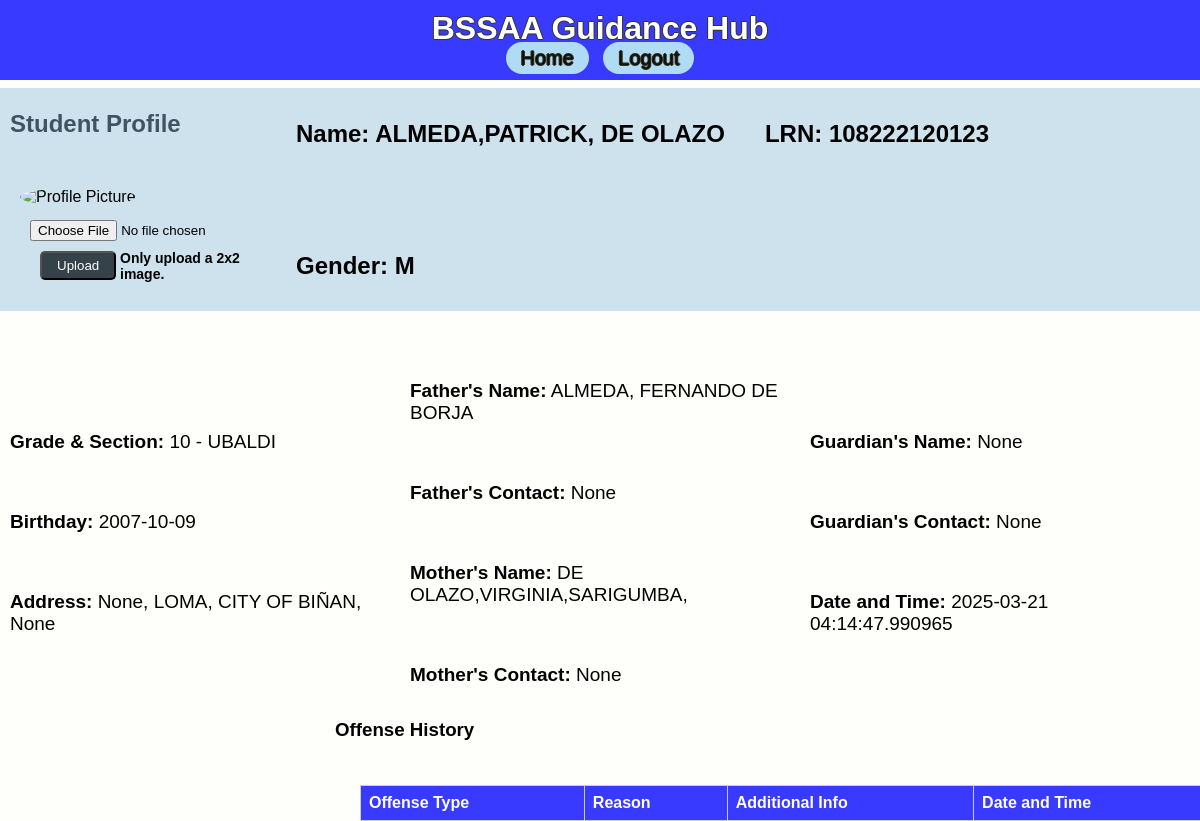
The page /view_profile/2 on the database its author committed.
### app/models.py (models this page shows)
class StudentRecord(db.Model):
    id = db.Column(db.Integer, primary_key=True)
    lrn = db.Column(db.String(12), nullable=True, unique=True)
    name = db.Column(db.String(100), nullable=True)
    grade = db.Column(db.String(20), nullable=True)
    section = db.Column(db.String(50), nullable=True)
    birthdate = db.Column(db.Date, nullable=True)
    age = db.Column(db.Integer, nullable=True)
    gender = db.Column(db.String(10), nullable=True)
    mother_tongue = db.Column(db.String(50), nullable=True)
    ethnic_group = db.Column(db.String(50), nullable=True)
    religion = db.Column(db.String(50), nullable=True)
    address_house_no = db.Column(db.String(100), nullable=True)
    address_barangay = db.Column(db.String(100), nullable=True)
    address_city = db.Column(db.String(100), nullable=True)
    address_province = db.Column(db.String(100), nullable=True)
    mother_name = db.Column(db.String(100), nullable=True)
    mother_contact = db.Column(db.String(15), nullable=True)
    father_name = db.Column(db.String(100), nullable=True)
    father_contact = db.Column(db.String(15), nullable=True)
    guardian_name = db.Column(db.String(100), nullable=True)
    guardian_contact = db.Column(db.String(15), nullable=True)
    reason = db.Column(db.String(200), nullable=True)
    type_of_offense = db.Column(db.String(100), nullable=True)
    date_time = db.Column(db.DateTime, default=datetime.utcnow)
    additional_info = db.Column(db.String, nullable=True)
    profile_picture = db.Column(db.String(100), nullable=True)
    offenses = db.relationship('OffenseRecord', backref='student', lazy=True)

### app/routes.py (the view, shortened to what this page needs)
@main.route('/view_profile/<int:student_id>', methods=['GET', 'POST'])
def view_profile(student_id):
    student = StudentRecord.query.get_or_404(student_id)
    offenses = OffenseRecord.query.filter_by(student_id=student_id).all()
    return render_template('profile.html', student=student, offenses=offenses)

### app/templates/profile.html (shortened to what this page needs)
{% extends 'base.html' %}
{% block content %}
<h2>Student Profile</h2>
<div class="profile-container">
    <div class="profile-picture">
        <img src="{{ url_for('static', filename='profilepic/' + (student.profile_picture or 'profile_placeholder.png')) }}" alt="Profile Picture" width="150" height="150">
        <form method="POST" enctype="multipart/form-data">
            <input type="file" name="photo" accept="image/*">
            <button type="upload" class="btn btn-primary btn-sm">Upload</button>
        </form>
        <h1 class="smallnote">Only upload a 2x2 image.</h1>
    </div>
    <div class="profile-details3">
        <h4><strong>Name:</strong> {{ student.name }}</h4>
        <h4>LRN: {{ student.lrn }}</h4>
        <h4>Gender: {{ student.gender }}</h4>
    </div>
</div>
<div class="profile-container">
    <div class="profile-details">
        <p><strong>Grade & Section:</strong> {{ student.grade }} - {{ student.section }}</p>
        <p><strong>Birthday:</strong> {{ student.birthdate }}</p>
        <p><strong>Address:</strong> {{ student.address_house_no }}, {{ student.address_barangay }}, {{ student.address_city }}, {{ student.address_province }}</p>
    </div>
    <div class="profile-details">
        <p><strong>Father's Name:</strong> {{ student.father_name }}</p>
        <p><strong>Father's Contact:</strong> {{ student.father_contact }}</p>
        <p><strong>Mother's Name:</strong> {{ student.mother_name }}</p>
        <p><strong>Mother's Contact:</strong> {{ student.mother_contact }}</p>
    </div>
    <div class="profile-details">
        <p><strong>Guardian's Name:</strong> {{ student.guardian_name }}</p>
        <p><strong>Guardian's Contact:</strong> {{ student.guardian_contact }}</p>
        <p><strong>Date and Time:</strong> {{ student.date_time }}</p>
    </div>
</div>
<div class="proftable">
<h3>Offense History</h3>
<table class="table table-striped table-responsive">
    <tr>
        <th>Offense Type</th>
        <th>Reason</th>
        <th>Additional Info</th>
        <th>Date and Time</th>
    </tr>
</table>
</div>
{% endblock %}

### app/static/css/styles.css (style rules this page uses)
body { font-family: Arial, Helvetica, sans-serif; margin: 0; padding: 0; background-color: #f4f4f4; display: flex; flex-direction: column; min-height: 100vh; background-color: #FEFEFA; height: 100%; }
h1 { margin: 0; }
p { font-family: Verdana, Geneva, Tahoma, sans-serif; padding: 10px; font-size: 19px; }
h2 { padding: 10px; }
.smallnote { font-weight: light; font-size: 14px; position: relative; left: 100px; top: -50px; }
table { border: 1px solid #000000; width: 95%; border-collapse: collapse; margin: 20px 0; position: absolute; left: 30px; }
table th, table td { border: 1px solid #cccccc; text-align: left; padding: 8px; }
table th { background-color: #383bff; color: white; }
.btn { position: relative; right: -10px; padding: 5px 15px; margin: 10px 0; background-color: #35424a; color: white; text-decoration: none; border-radius: 5px; }
form { font-family: ROBOTO-VARIABLE-FONT, -apple-system, BlinkMacSystemFont, "Segoe UI", Roboto, "Helvetica Neue"; padding: 10px; font-size: 20px; }
h3 { padding: 5px; }
.profile-container { display: flex; align-items: center; margin-top: -20px; gap: -20px; }
.profile-picture { margin-right: 20px; flex: 1; min-width: 150px; position: relative; left: 20px; z-index: 1; }
.profile-picture img { width: 150px; height: 150px; border-radius: 50%; z-index: 2; }
.profile-details { font-size: 12px; display: flex; flex-wrap: wrap; flex: 2; min-width: 200px; }
.profile-details3 { font-weight: lighter; font-size: 24px; display: flex; align-items: left; flex-wrap: wrap; gap: 40px; flex: 10; position: relative; right: -6px; top: -60px; background-color: #8ebdda71; width: calc(100% + 40px); margin-left: -20vw; padding-left: 30vw; padding-right: 60px; box-sizing: border-box; z-index: 0; }
.proftable { position: relative; top: -20px; right: -330px; width: 75%; }

### rows shown on the page
StudentRecord: name "ALMEDA,PATRICK, DE OLAZO", lrn "108222120123", gender "M", grade "10", section "UBALDI", birthdate "2007-10-09", address_house_no "None", address_barangay "LOMA", address_city "CITY OF BIÑAN", address_province "None", father_name "ALMEDA, FERNANDO DE BORJA", father_contact "None", mother_name "DE OLAZO,VIRGINIA,SARIGUMBA,", mother_contact "None", guardian_name "None", guardian_contact "None", date_time "2025-03-21 04:14:47.990965"
